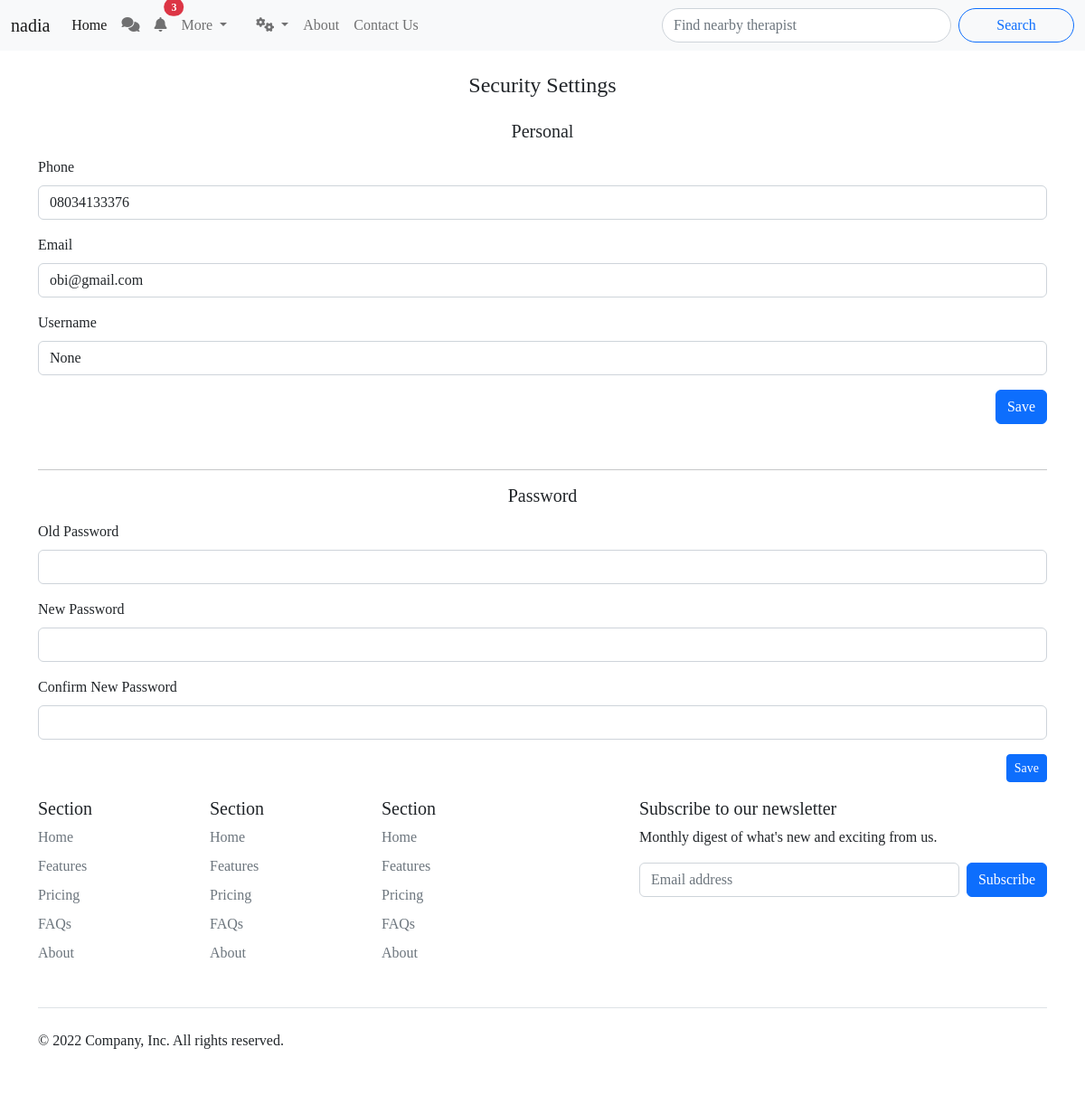
/settings/security (signed in), run on the app's committed database.
### project/models/User.py (models this page shows, shortened)
class User(UserMixin, db.Model):
    id = db.Column(db.Integer, primary_key=True)
    email = db.Column(db.String(100), unique=True)
    username = db.Column(db.String(100), unique=True)
    password = db.Column(db.String(120))
    fullname = db.Column(db.String(200))
    phone = db.Column(db.String(100))
    gender = db.Column(db.Enum(GenderEnum), nullable=True)
    access = db.Column(db.String(200), nullable=True, default='user')
    age = db.Column(db.Integer, nullable=True)
    city_id = db.Column(db.Integer, nullable=True)
    avatar = db.Column(db.String(200), nullable=True)
    govcard = db.Column(db.String(200), nullable=True)
    verified = db.Column(db.Integer(),nullable=True, default=0)
    addrss = db.Column(db.Text(), nullable=True)
    blocked = db.Column(db.Integer,nullable=True, default=0)
    bio = db.Column(db.Text(), nullable=True)
    tagline = db.Column(db.Text(), nullable=True)
    created_at = db.Column(db.DateTime, default=datetime.utcnow)

### project/Blue_Prints/Settings/settings.py (the view)
@settings.route('/settings/security')
def security_settings():
        user = Helpers.get_user_type(current_user)
        if(user == 'therapist'):
            logged_user = User.query.get(current_user.id)
        elif(user == 'user'):
            logged_user = User.query.get(current_user.id)
        else:
            logged_user = User.query.get(current_user.id)
        return render_template('security_settings.html', logged_user=logged_user)

### project/Services/Helpers.py (called while the page is built)
def get_user_type(user):
    if isinstance(user, User):
        return 'user'
    elif isinstance(user, Admin):
        return 'admin'
    else:
        return 'unknown'

### project/Blue_Prints/Settings/templates/security_settings.html (shortened to what this page needs)
{% extends "layouts/guest.html" %}
{% block styles %}
<link rel="stylesheet" type="text/css" href="{{ url_for('settings.static', filename='css/settings.css') }}">
<link rel="stylesheet" href="https://cdnjs.cloudflare.com/ajax/libs/font-awesome/6.3.0/css/all.min.css" />
{% endblock %}
{% block content %}
<main class="container">
    <h4 class="text-center text-dark mt-4 mb-4">Security Settings</h4>
    <form action="{{url_for('settings.settings_misc')}}" method="POST">
        <div class="form-group">
            <h5 class="text-dark text-center">Personal</h5>
        </div>
        <div class="form-group mt-3">
            <label for="" class="form-label">Phone</label>
            <input type="text" name="phone" value="{{logged_user.phone}}"  class="form-control">
        </div>
        <div class="form-group mt-3">
            <label for="" class="form-label">Email</label>
            <input type="text" name="email" value="{{logged_user.email}}" class="form-control">
        </div>
        <div class="form-group mt-3">
            <label for="" class="form-label">Username</label>
            <input type="text" name="username" value="{{logged_user.username}}" class="form-control">
        </div>
        <div class="form-group mt-3">
            <button class="btn-primary btn" style="float:right;"> Save</button>
        </div>
    </form>
    <br>
    <br>
    <br>
    <hr>
    <form action="{{url_for('settings.reset_password')}}" method="POST">
        <div class="form-group mt-3">
            <h5 class="text-center text-dark">Password</h5>
        </div>
        <div class="form-group mt-3">
            <label for="" class="form-label">Old Password</label>
            <input type="text" name="old_password" class="form-control">
        </div>
        <div class="form-group mt-3">
            <label for="" class="form-label">New Password</label>
            <input type="text" name="new_password" class="form-control">
        </div>
        <div class="form-group mt-3">
            <label for="" class="form-label">Confirm New Password</label>
            <input type="text" name="confirm_new" class="form-control">
        </div>
        <div class="form-group mt-3">
            <button style="float:right;" class="btn btn-sm btn-primary">
                Save
            </button>
        </div>
    </form>
</main>
{% endblock %}

### project/static/css/index.css (style rules this page uses)
* { font-family: 'Times New Roman', Times, serif; }

### data on the page
User: phone "08034133376", email "obi@gmail.com", username "None"

### other printed values
{{ notifications|length }} "3"
